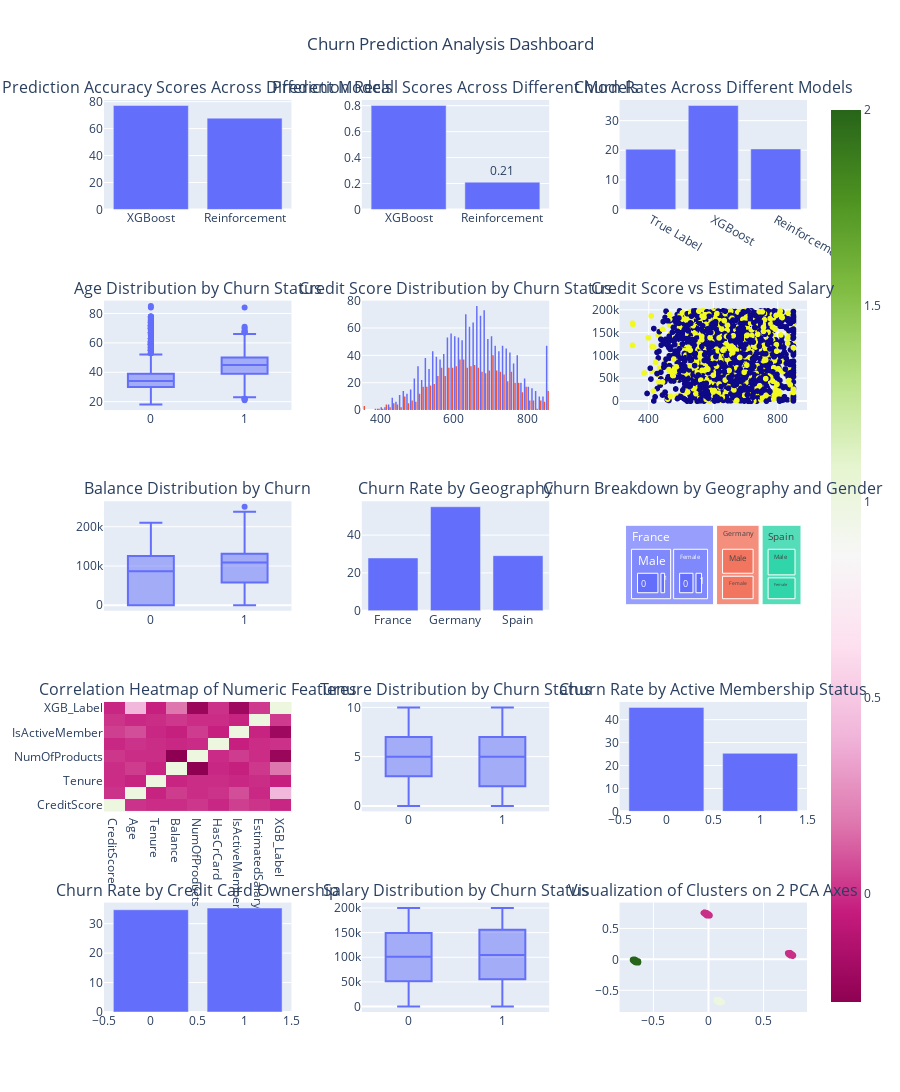

Notebook cell for this chart:
### Markdown cell above
# Dashboard and Analyses

### Code cell
# Display the dashboard using the model predictions 
df = pd.read_csv(results_path)
fig = create_dashboard(df)
fig.show()

### Figure 1 — Plotly figure (JSON) as saved in the notebook; plotly's stock layout.template omitted (floating-point values rounded to 4 significant figures; data arrays with more than 128 entries replaced by an {"elided": "..."} marker saying what was removed)
{"data": [{"alignmentgroup": "True", "hovertemplate": "Prediction Method=%{x}<br>Accuracy (%)=%{y}<extra></extra>", "legendgroup": "", "marker": {"color": "#636efa", "pattern": {"shape": ""}}, "name": "", "offsetgroup": "", "orientation": "v", "showlegend": false, "textposition": "auto", "type": "bar", "x": ["XGBoost", "Reinforcement"], "xaxis": "x", "y": [77.16, 67.76], "yaxis": "y"}, {"alignmentgroup": "True", "hovertemplate": "Prediction Method=%{x}<br>Recall Score=%{y}<br>text=%{text}<extra></extra>", "legendgroup": "", "marker": {"color": "#636efa", "pattern": {"shape": ""}}, "name": "", "offsetgroup": "", "orientation": "v", "showlegend": false, "text": ["0.80", "0.21"], "textposition": "outside", "type": "bar", "x": ["XGBoost", "Reinforcement"], "xaxis": "x2", "y": [0.8016, 0.2102], "yaxis": "y2"}, {"alignmentgroup": "True", "hovertemplate": "Prediction Method=%{x}<br>Churn Rate (%)=%{y}<extra></extra>", "legendgroup": "", "marker": {"color": "#636efa", "pattern": {"shape": ""}}, "name": "", "offsetgroup": "", "orientation": "v", "showlegend": false, "textposition": "auto", "type": "bar", "x": ["True Label", "XGBoost", "Reinforcement"], "xaxis": "x3", "y": [20.36, 35.12, 20.44], "yaxis": "y3"}, {"alignmentgroup": "True", "hovertemplate": "XGB_Label=%{x}<br>Age=%{y}<extra></extra>", "legendgroup": "", "marker": {"color": "#636efa"}, "name": "", "notched": false, "offsetgroup": "", "orientation": "v", "showlegend": false, "type": "box", "x": {"elided": "2500 int values"}, "x0": " ", "xaxis": "x4", "y": {"elided": "2500 float values"}, "y0": " ", "yaxis": "y4"}, {"alignmentgroup": "True", "bingroup": "x", "hovertemplate": "XGB_Label=0<br>CreditScore=%{x}<br>count=%{y}<extra></extra>", "legendgroup": "0", "marker": {"color": "#636efa", "pattern": {"shape": ""}}, "name": "0", "offsetgroup": "0", "orientation": "v", "showlegend": true, "type": "histogram", "x": {"elided": "1622 int values"}, "xaxis": "x5", "yaxis": "y5"}, {"alignmentgroup": "True", "bingroup": "x", "hovertemplate": "XGB_Label=1<br>CreditScore=%{x}<br>count=%{y}<extra></extra>", "legendgroup": "1", "marker": {"color": "#EF553B", "pattern": {"shape": ""}}, "name": "1", "offsetgroup": "1", "orientation": "v", "showlegend": true, "type": "histogram", "x": {"elided": "878 int values"}, "xaxis": "x5", "yaxis": "y5"}, {"hovertemplate": "CreditScore=%{x}<br>EstimatedSalary=%{y}<br>XGB_Label=%{marker.color}<extra></extra>", "legendgroup": "", "marker": {"color": {"elided": "2500 int values"}, "coloraxis": "coloraxis", "symbol": "circle"}, "mode": "markers", "name": "", "showlegend": false, "type": "scattergl", "x": {"elided": "2500 int values"}, "xaxis": "x6", "y": {"elided": "2500 float values"}, "yaxis": "y6"}, {"alignmentgroup": "True", "hovertemplate": "XGB_Label=%{x}<br>Account Balance=%{y}<extra></extra>", "legendgroup": "", "marker": {"color": "#636efa"}, "name": "", "notched": false, "offsetgroup": "", "orientation": "v", "showlegend": false, "type": "box", "x": {"elided": "2500 int values"}, "x0": " ", "xaxis": "x7", "y": {"elided": "2500 float values"}, "y0": " ", "yaxis": "y7"}, {"alignmentgroup": "True", "hovertemplate": "Geography=%{x}<br>Churn Rate (%)=%{y}<extra></extra>", "legendgroup": "", "marker": {"color": "#636efa", "pattern": {"shape": ""}}, "name": "", "offsetgroup": "", "orientation": "v", "showlegend": false, "textposition": "auto", "type": "bar", "x": ["France", "Germany", "Spain"], "xaxis": "x8", "y": [27.92, 55.02, 29.13], "yaxis": "y8"}, {"branchvalues": "total", "domain": {"x": [0.7333, 1], "y": [0.44, 0.56]}, "hovertemplate": "labels=%{label}<br>Count=%{value}<br>parent=%{parent}<br>id=%{id}<extra></extra>", "ids": ["France/Female/0", "Germany/Female/0", "Spain/Female/0", "France/Male/0", "Germany/Male/0", "Spain/Male/0", "France/Female/1", "Germany/Female/1", "Spain/Female/1", "France/Male/1", "Germany/Male/1", "Spain/Male/1", "France/Female", "Germany/Female", "Spain/Female", "France/Male", "Germany/Male", "Spain/Male", "France", "Germany", "Spain"], "labels": ["0", "0", "0", "0", "0", "0", "1", "1", "1", "1", "1", "1", "Female", "Female", "Female", "Male", "Male", "Male", "France", "Germany", "Spain"], "name": "", "parents": ["France/Female", "Germany/Female", "Spain/Female", "France/Male", "Germany/Male", "Spain/Male", "France/Female", "Germany/Female", "Spain/Female", "France/Male", "Germany/Male", "Spain/Male", "France", "Germany", "Spain", "France", "Germany", "Spain", "", "", ""], "type": "treemap", "values": [391, 108, 172, 528, 179, 244, 205, 202, 95, 151, 149, 76, 596, 310, 267, 679, 328, 320, 1275, 638, 587]}, {"coloraxis": "coloraxis", "hovertemplate": "x: %{x}<br>y: %{y}<br>color: %{z}<extra></extra>", "name": "0", "type": "heatmap", "x": ["CreditScore", "Age", "Tenure", "Balance", "NumOfProducts", "HasCrCard", "IsActiveMember", "EstimatedSalary", "XGB_Label"], "xaxis": "x9", "y": ["CreditScore", "Age", "Tenure", "Balance", "NumOfProducts", "HasCrCard", "IsActiveMember", "EstimatedSalary", "XGB_Label"], "yaxis": "y9", "z": [[1, 0.008776, -0.005633, -0.005247, 0.01824, -0.01714, 0.03924, 0.01259, -0.02068], [0.008776, 1, -0.02969, 0.03232, -0.005007, 0.007098, 0.07819, -0.01618, 0.4165], [-0.005633, -0.02969, 1, -0.02493, -0.005358, -0.005105, -0.01969, -0.004961, -0.03886], [-0.005247, 0.03232, -0.02493, 1, -0.2765, -0.02014, -0.03754, 0.01989, 0.1797], [0.01824, -0.005007, -0.005358, -0.2765, 1, -0.008304, 0.03358, -0.005781, -0.2324], [-0.01714, 0.007098, -0.005105, -0.02014, -0.008304, 1, -0.03967, -0.007367, 0.005577], [0.03924, 0.07819, -0.01969, -0.03754, 0.03358, -0.03967, 1, -0.02883, -0.2098], [0.01259, -0.01618, -0.004961, 0.01989, -0.005781, -0.007367, -0.02883, 1, 0.0313], [-0.02068, 0.4165, -0.03886, 0.1797, -0.2324, 0.005577, -0.2098, 0.0313, 1]]}, {"alignmentgroup": "True", "hovertemplate": "XGB_Label=%{x}<br>Tenure (Years)=%{y}<extra></extra>", "legendgroup": "", "marker": {"color": "#636efa"}, "name": "", "notched": false, "offsetgroup": "", "orientation": "v", "showlegend": false, "type": "box", "x": {"elided": "2500 int values"}, "x0": " ", "xaxis": "x10", "y": {"elided": "2500 float values"}, "y0": " ", "yaxis": "y10"}, {"alignmentgroup": "True", "hovertemplate": "Is Active Member=%{x}<br>Churn Rate (%)=%{y}<extra></extra>", "legendgroup": "", "marker": {"color": "#636efa", "pattern": {"shape": ""}}, "name": "", "offsetgroup": "", "orientation": "v", "showlegend": false, "textposition": "auto", "type": "bar", "x": [0, 1], "xaxis": "x11", "y": [45.34, 25.31], "yaxis": "y11"}, {"alignmentgroup": "True", "hovertemplate": "Has Credit Card=%{x}<br>Churn Rate (%)=%{y}<extra></extra>", "legendgroup": "", "marker": {"color": "#636efa", "pattern": {"shape": ""}}, "name": "", "offsetgroup": "", "orientation": "v", "showlegend": false, "textposition": "auto", "type": "bar", "x": [0, 1], "xaxis": "x12", "y": [34.71, 35.29], "yaxis": "y12"}, {"alignmentgroup": "True", "hovertemplate": "XGB_Label=%{x}<br>Estimated Salary=%{y}<extra></extra>", "legendgroup": "", "marker": {"color": "#636efa"}, "name": "", "notched": false, "offsetgroup": "", "orientation": "v", "showlegend": false, "type": "box", "x": {"elided": "2500 int values"}, "x0": " ", "xaxis": "x13", "y": {"elided": "2500 float values"}, "y0": " ", "yaxis": "y13"}, {"hovertemplate": "Principal Component 1=%{x}<br>Principal Component 2=%{y}<br>KMeans_Label=%{marker.color}<extra></extra>", "legendgroup": "", "marker": {"color": {"elided": "2500 int values"}, "coloraxis": "coloraxis", "symbol": "circle"}, "mode": "markers", "name": "", "showlegend": false, "type": "scattergl", "x": {"elided": "2500 float values"}, "xaxis": "x14", "y": {"elided": "2500 float values"}, "yaxis": "y14"}], "layout": {"annotations": [{"font": {"size": 16}, "showarrow": false, "text": "Prediction Accuracy Scores Across Different Models", "x": 0.1333, "xanchor": "center", "xref": "paper", "y": 1, "yanchor": "bottom", "yref": "paper"}, {"font": {"size": 16}, "showarrow": false, "text": "Prediction Recall Scores Across Different Models", "x": 0.5, "xanchor": "center", "xref": "paper", "y": 1, "yanchor": "bottom", "yref": "paper"}, {"font": {"size": 16}, "showarrow": false, "text": "Churn Rates Across Different Models", "x": 0.8667, "xanchor": "center", "xref": "paper", "y": 1, "yanchor": "bottom", "yref": "paper"}, {"font": {"size": 16}, "showarrow": false, "text": "Age Distribution by Churn Status", "x": 0.1333, "xanchor": "center", "xref": "paper", "y": 0.78, "yanchor": "bottom", "yref": "paper"}, {"font": {"size": 16}, "showarrow": false, "text": "Credit Score Distribution by Churn Status", "x": 0.5, "xanchor": "center", "xref": "paper", "y": 0.78, "yanchor": "bottom", "yref": "paper"}, {"font": {"size": 16}, "showarrow": false, "text": "Credit Score vs Estimated Salary", "x": 0.8667, "xanchor": "center", "xref": "paper", "y": 0.78, "yanchor": "bottom", "yref": "paper"}, {"font": {"size": 16}, "showarrow": false, "text": "Balance Distribution by Churn", "x": 0.1333, "xanchor": "center", "xref": "paper", "y": 0.56, "yanchor": "bottom", "yref": "paper"}, {"font": {"size": 16}, "showarrow": false, "text": "Churn Rate by Geography", "x": 0.5, "xanchor": "center", "xref": "paper", "y": 0.56, "yanchor": "bottom", "yref": "paper"}, {"font": {"size": 16}, "showarrow": false, "text": "Churn Breakdown by Geography and Gender", "x": 0.8667, "xanchor": "center", "xref": "paper", "y": 0.56, "yanchor": "bottom", "yref": "paper"}, {"font": {"size": 16}, "showarrow": false, "text": "Correlation Heatmap of Numeric Features", "x": 0.1333, "xanchor": "center", "xref": "paper", "y": 0.34, "yanchor": "bottom", "yref": "paper"}, {"font": {"size": 16}, "showarrow": false, "text": "Tenure Distribution by Churn Status", "x": 0.5, "xanchor": "center", "xref": "paper", "y": 0.34, "yanchor": "bottom", "yref": "paper"}, {"font": {"size": 16}, "showarrow": false, "text": "Churn Rate by Active Membership Status", "x": 0.8667, "xanchor": "center", "xref": "paper", "y": 0.34, "yanchor": "bottom", "yref": "paper"}, {"font": {"size": 16}, "showarrow": false, "text": "Churn Rate by Credit Card Ownership", "x": 0.1333, "xanchor": "center", "xref": "paper", "y": 0.12, "yanchor": "bottom", "yref": "paper"}, {"font": {"size": 16}, "showarrow": false, "text": "Salary Distribution by Churn Status", "x": 0.5, "xanchor": "center", "xref": "paper", "y": 0.12, "yanchor": "bottom", "yref": "paper"}, {"font": {"size": 16}, "showarrow": false, "text": "Visualization of Clusters on 2 PCA Axes", "x": 0.8667, "xanchor": "center", "xref": "paper", "y": 0.12, "yanchor": "bottom", "yref": "paper"}], "height": 2000, "showlegend": false, "title": {"text": "Churn Prediction Analysis Dashboard", "x": 0.5}, "xaxis": {"anchor": "y", "domain": [0, 0.2667]}, "xaxis10": {"anchor": "y10", "domain": [0.3667, 0.6333]}, "xaxis11": {"anchor": "y11", "domain": [0.7333, 1]}, "xaxis12": {"anchor": "y12", "domain": [0, 0.2667]}, "xaxis13": {"anchor": "y13", "domain": [0.3667, 0.6333]}, "xaxis14": {"anchor": "y14", "domain": [0.7333, 1]}, "xaxis2": {"anchor": "y2", "domain": [0.3667, 0.6333]}, "xaxis3": {"anchor": "y3", "domain": [0.7333, 1]}, "xaxis4": {"anchor": "y4", "domain": [0, 0.2667]}, "xaxis5": {"anchor": "y5", "domain": [0.3667, 0.6333]}, "xaxis6": {"anchor": "y6", "domain": [0.7333, 1]}, "xaxis7": {"anchor": "y7", "domain": [0, 0.2667]}, "xaxis8": {"anchor": "y8", "domain": [0.3667, 0.6333]}, "xaxis9": {"anchor": "y9", "domain": [0, 0.2667]}, "yaxis": {"anchor": "x", "domain": [0.88, 1]}, "yaxis10": {"anchor": "x10", "domain": [0.22, 0.34]}, "yaxis11": {"anchor": "x11", "domain": [0.22, 0.34]}, "yaxis12": {"anchor": "x12", "domain": [0, 0.12]}, "yaxis13": {"anchor": "x13", "domain": [0, 0.12]}, "yaxis14": {"anchor": "x14", "domain": [0, 0.12]}, "yaxis2": {"anchor": "x2", "domain": [0.88, 1]}, "yaxis3": {"anchor": "x3", "domain": [0.88, 1]}, "yaxis4": {"anchor": "x4", "domain": [0.66, 0.78]}, "yaxis5": {"anchor": "x5", "domain": [0.66, 0.78]}, "yaxis6": {"anchor": "x6", "domain": [0.66, 0.78]}, "yaxis7": {"anchor": "x7", "domain": [0.44, 0.56]}, "yaxis8": {"anchor": "x8", "domain": [0.44, 0.56]}, "yaxis9": {"anchor": "x9", "domain": [0.22, 0.34]}}}
